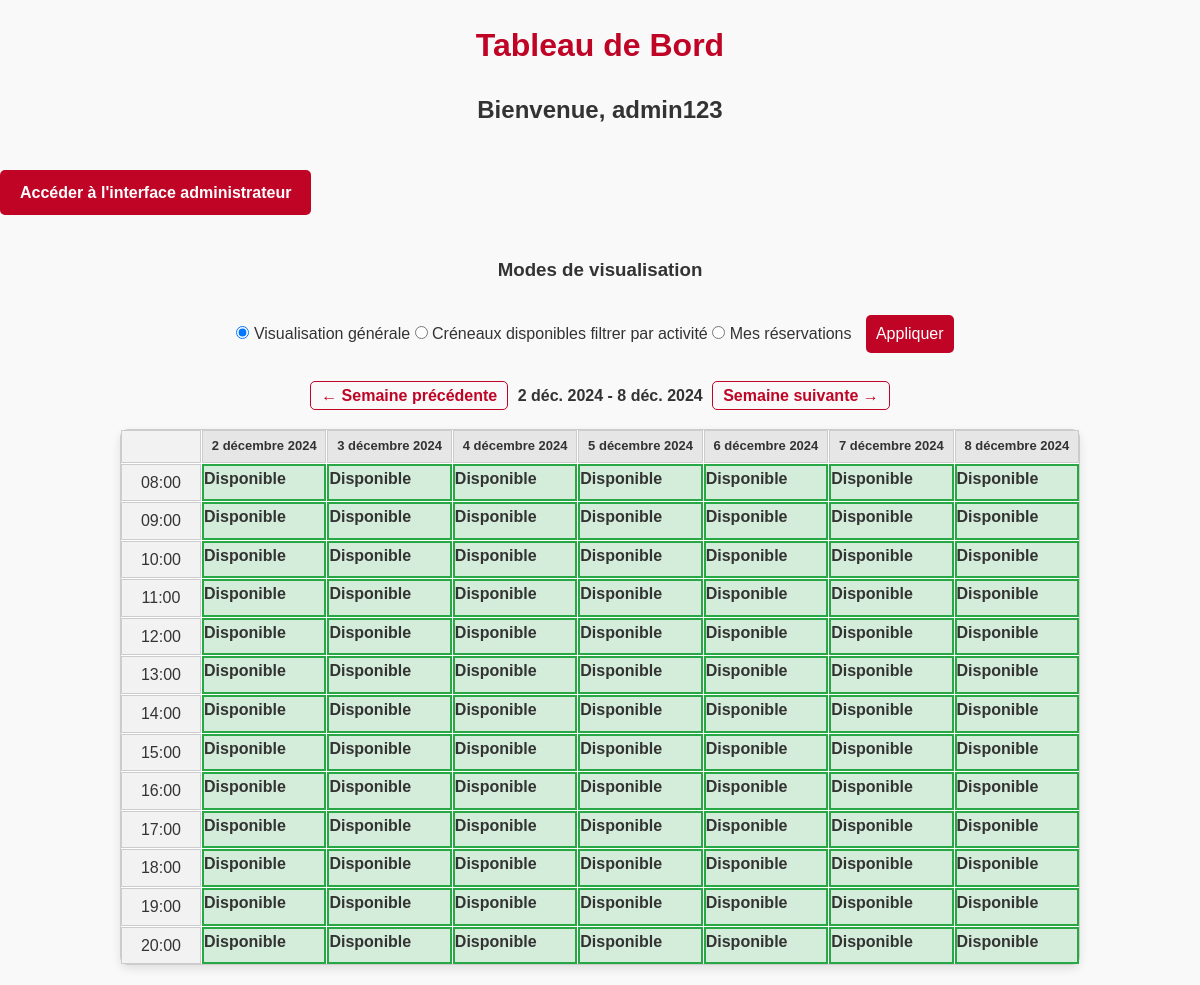
/tableau-de-bord.php?mode=general&date=2024-12-02 (signed in), run on the app's committed database.
### tables this page shows
CREATE TABLE Calendrier (
    idCalendrier INT PRIMARY KEY AUTO_INCREMENT,
    horaire_ouverture TIME NOT NULL,
    horaire_fermeture TIME NOT NULL
);

### tableau-de-bord.php (the view, shortened to what this page needs)
<?php
$idPersonne = $_SESSION['idPersonne'];
$bdd = new BaseDeDonnees();
$pdo = $bdd->getConnexion();
$stmt = $pdo->query("SELECT * FROM Calendrier LIMIT 1");
$calendrierData = $stmt->fetch(PDO::FETCH_ASSOC);
$horaireOuverture = $calendrierData['horaire_ouverture'];
$horaireFermeture = $calendrierData['horaire_fermeture'];
$stmt = $pdo->query("SELECT dateJour FROM JourFermeture");
$joursFermes = $stmt->fetchAll(PDO::FETCH_COLUMN);
$mode = $_GET['mode'] ?? 'general';
$date = isset($_GET['date']) ? new DateTime($_GET['date']) : new DateTime();
$weekStart = clone $date;
$weekStart->modify(('Monday' === $weekStart->format('l')) ? 'this Monday' : 'last Monday');
$weekEnd = clone $weekStart;
$weekEnd->modify('+6 days');
$prevWeek = $weekStart->modify('-7 days')->format('Y-m-d');
$weekStart->modify('+7 days');
$nextWeek = $weekStart->modify('+7 days')->format('Y-m-d');
$weekStart->modify('-7 days');
?>
<!DOCTYPE html>
<html lang="fr">
<head>
    <link rel="stylesheet" href="tableau-de-bord-css.css">
</head>
<body>
    <h1>Tableau de Bord</h1>
    <h2>Bienvenue, <?= htmlspecialchars($_SESSION['identifiant']) ?></h2>
    <?php
    $stmt = $pdo->prepare("SELECT * FROM Personne WHERE idPersonne = :idPersonne");
    $stmt->execute([':idPersonne' => $idPersonne]);
    $donnees = $stmt->fetch(PDO::FETCH_ASSOC);
    ?>
    <?php if ($donnees && $donnees['type'] === 'Moderateur'): ?>
        <div>
            <a href="admin.php" class="btn">Accéder à l'interface administrateur</a>
        </div>
    <?php endif;
    ?>
    <h3>Modes de visualisation</h3>
    <form method="GET" action="">
        <label>
            <input type="radio" name="mode" value="general" <?= !isset($_GET['mode']) || $_GET['mode'] === 'general' ? 'checked' : '' ?>>
            Visualisation générale
        </label>
        <label>
            <input type="radio" name="mode" value="activite" <?= isset($_GET['mode']) && $_GET['mode'] === 'activite' ? 'checked' : '' ?>>
            Créneaux disponibles filtrer par activité
        </label>
        <label>
            <input type="radio" name="mode" value="reservations" <?= isset($_GET['mode']) && $_GET['mode'] === 'reservations' ? 'checked' : '' ?>>
            Mes réservations
        </label>
        <button type="submit">Appliquer</button>
    </form>
    <?php endif;
    print_r($reservationCases);
    ?>
    <?php
    $formatter = new IntlDateFormatter(
        'fr_FR',
        IntlDateFormatter::MEDIUM,
        IntlDateFormatter::NONE,
        'Europe/Paris',
        IntlDateFormatter::GREGORIAN
    );
    $dateStartFr = $formatter->format($weekStart);
    $dateEndFr = $formatter->format($weekEnd);
    ?>
    <div class="navigation">
        <a href="?mode=<?= $mode ?>&date=<?= $prevWeek ?>">← Semaine précédente</a>
        <strong><?= htmlspecialchars($dateStartFr) ?> - <?= htmlspecialchars($dateEndFr) ?></strong>
        <a href="?mode=<?= $mode ?>&date=<?= $nextWeek ?>">Semaine suivante →</a>
    </div>
    <div class="calendar-wrapper">
        <div class="hour-cell"></div>
        <?php
        $formatter = new IntlDateFormatter(
            'fr_FR',
            IntlDateFormatter::LONG,
            IntlDateFormatter::NONE
        );
        for ($i = 0; $i < 7; $i++) {
            $currentDay = clone $weekStart;
            $currentDay->modify("+$i days");
            $formattedDate = $formatter->format($currentDay);
            echo "<div class='day-header'>" . htmlspecialchars($formattedDate) . "</div>";
        }
        ?>
    <?php
        for ($hour = strtotime($horaireOuverture); $hour < strtotime($horaireFermeture); $hour = strtotime('+1 hour', $hour)) {
            $hourDisplay = date('H:i', $hour);
            echo "<div class='hour-cell'>$hourDisplay</div>";
            for ($i = 0; $i < 7; $i++) {
                $currentDay = clone $weekStart;
                $currentDay->modify("+$i days");
                $date = $currentDay->format('Y-m-d');
                $isClosed = in_array($date, $joursFermes);
                $isReserved = false;
                $isAvailable = !$isClosed;
                $reservationDetails = null;
                $cellClass = $isClosed ? 'closed' : ($isReserved ? 'cell reserve' : ($isAvailable ? 'cell disponible' : ''));
                $onclick = $isAvailable ? "onclick=\"reserverCreneau('$date', '" . date('H:i:s', $hour) . "', '" . date('H:i:s', strtotime('+1 hour', $hour)) . "')\"" : '';
                echo "<div class='$cellClass' $onclick>";
                if ($isReserved && $reservationDetails) {
                    echo "Réservé : " . htmlspecialchars($reservationDetails['activiteNom']);
                } elseif ($isAvailable) {
                    echo "Disponible";
                }
                echo "</div>";
            }
        }
        ?>
    </div>
</body>
</html>

### tableau-de-bord-css.css (style rules this page uses)
* { margin: 0; padding: 0; box-sizing: border-box; }
body { font-family: 'Arial', sans-serif; line-height: 1.6; background-color: #f9f9f9; color: #333; }
h1, h2, h3 { text-align: center; margin: 20px 0; }
h1 { color: #BF0426; }
.navigation { text-align: center; margin: 20px 0; }
.navigation a { color: #BF0426; text-decoration: none; font-weight: bold; padding: 5px 10px; margin: 0 5px; border: 1px solid #BF0426; border-radius: 5px; transition: all 0.3s ease; }
button { background-color: #BF0426; color: white; border: none; border-radius: 5px; padding: 10px 20px; cursor: pointer; font-size: 1em; transition: background-color 0.3s ease; }
.calendar-wrapper { display: grid; grid-template-columns: 80px repeat(7, 1fr); gap: 1px; margin: 20px auto; border: 1px solid #ccc; max-width: 80%; background-color: white; box-shadow: 0 4px 10px rgba(0, 0, 0, 0.1); border-radius: 8px; }
.hour-cell { background-color: #f2f2f2; text-align: center; border: 1px solid #ccc; padding: 5px; }
.day-header { font-weight: bold; text-align: center; border: 1px solid #ccc; background-color: #e6e6e6; padding: 5px; font-size: small; }
.cell.disponible { background-color: #d4edda; border: 2px solid #28a745; font-weight: bold; }
form { text-align: center; margin: 20px 0; }
form select, form button { font-size: 1em; padding: 10px; margin: 10px; }
.btn { display: inline-block; padding: 10px 20px; margin: 20px 0; text-decoration: none; background-color: #BF0426; color: white; font-weight: bold; border-radius: 5px; transition: background-color 0.3s ease; }

### data on the page
calendrier: horaire_ouverture "08:00", horaire_ouverture "09:00", horaire_ouverture "10:00", horaire_ouverture "11:00", horaire_ouverture "12:00", horaire_ouverture "13:00", horaire_ouverture "14:00", horaire_ouverture "15:00", horaire_ouverture "16:00", horaire_ouverture "17:00", horaire_ouverture "18:00", horaire_ouverture "19:00", horaire_ouverture "20:00"

### other printed values
$_SESSION['identifiant'] "admin123"
$dateStartFr "2 déc. 2024"
$dateEndFr "8 déc. 2024"
$formattedDate "2 décembre 2024"
$formattedDate "3 décembre 2024"
$formattedDate "4 décembre 2024"
$formattedDate "5 décembre 2024"
$formattedDate "6 décembre 2024"
$formattedDate "7 décembre 2024"
$formattedDate "8 décembre 2024"
